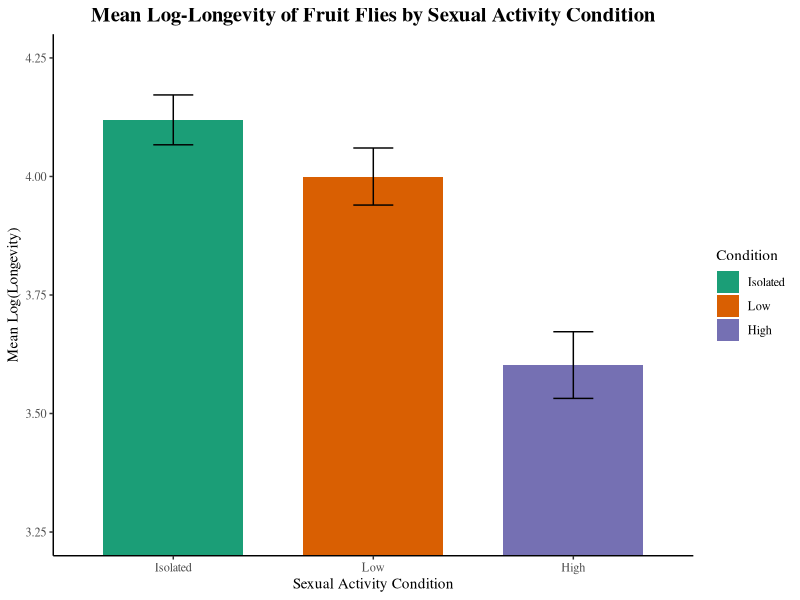

This chart was generated by the following R code: (Note: this script raises an error after producing the figure.)
## ---- chunk 1
options(digits=3)

library(dplyr)
library(ggplot2)
color_choice <- "Dark2"
## ---- chunk 2
data_raw <- read.table("fruitflies.txt", header = TRUE)
## ---- chunk 3
data_raw <- data_raw %>% mutate(Activity = factor(
    dplyr::recode(activity, "isolated" = 0, "low" = 1, "high" = 2),
    levels = 0:2, labels = c("Isolated","Low","High")))
data_raw$loglongevity <- log(data_raw$longevity)
data <- subset(data_raw, select = -c(activity))
## ---- chunk 4
# Summary
data_summary <- data %>% group_by(Activity) %>% summarise(
    Mean_loglongevity = mean(loglongevity), SE_loglongevity = sd(loglongevity) / sqrt(n()),
    Mean_thorax = mean(thorax), SE_thorax = sd(thorax) / sqrt(n()))
# Plotting
data_summary %>% ggplot(aes(x = Activity, y = Mean_loglongevity, fill = Activity)) +
  geom_bar(stat = "identity", position = "dodge",width = 0.7) +
  geom_errorbar(aes(ymin = Mean_loglongevity - SE_loglongevity, 
                    ymax = Mean_loglongevity + SE_loglongevity), width = 0.2) +
  labs(x = "Sexual Activity Condition",y = "Mean Log(Longevity)",fill = "Condition",
    title = "Mean Log-Longevity of Fruit Flies by Sexual Activity Condition") +
  coord_cartesian(ylim = c(3.25, 4.25)) + theme_classic(base_family = "Times") +
  theme(plot.title = element_text(face = "bold", hjust = 0.5, size = 15)) + 
  scale_fill_brewer(palette = color_choice)
## ---- chunk 5
model_simple <- lm(loglongevity ~ Activity, data = data)
anova(model_simple)
summary(model_simple)
## ---- chunk 6
model_with_cov = lm(loglongevity ~ Activity + thorax, data = data)
anova(model_with_cov)
summary(model_with_cov)
drop1(model_with_cov, test="F") 

anova(model, model_with_cov)
## ---- chunk 7

## ---- chunk 8
data %>% ggplot(aes(x = thorax, y = loglongevity, color = Activity)) + 
  geom_point() + geom_smooth(method = "lm", se = TRUE) +
  labs(x = "Thorax Length", y = "Log-Longevity", color = "Condition",
    title = "Relationship between Thorax Length and Log-Longevity 
    by Sexual Activity Condition") +
  theme_classic(base_family = "Times") + 
  theme(plot.title = element_text(face = "bold", hjust = 0.5, size = 15)) + 
  scale_color_brewer(palette = color_choice)
## ---- chunk 9
model_with_interact = lm(loglongevity ~ Activity*thorax, data = data)
summary(model_with_interact)
## ---- chunk 10
anova(model_simple, model_with_cov)
## ---- chunk 11
model_with_cov_nolog = lm(longevity ~ Activity + thorax, data = data)
anova(model_with_cov_nolog); summary(model_with_cov_nolog)
## ---- chunk 12
par(mfrow = c(1,2))
hist(data$longevity);hist(data$loglongevity)
## ---- chunk 13
par(mfrow = c(1,2))
plot(model_with_cov, which = 1)
plot(model_with_cov_nolog, which = 1)
